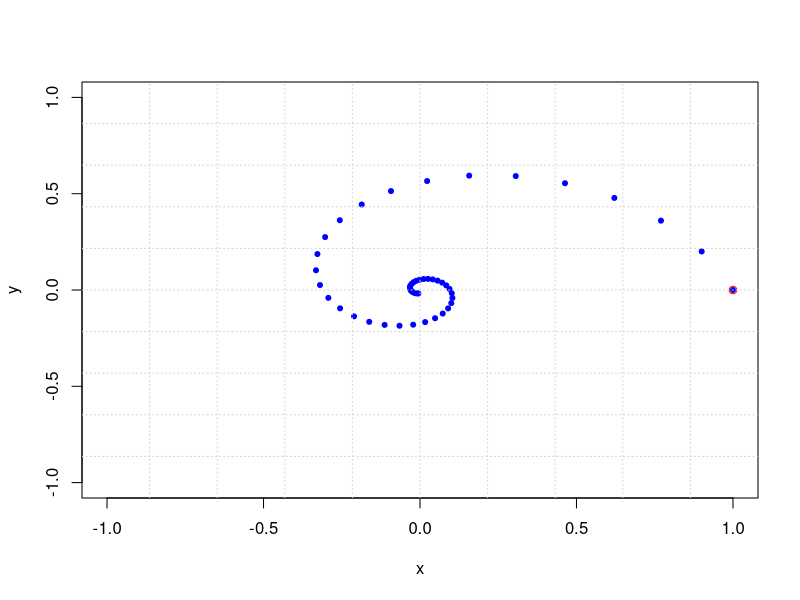
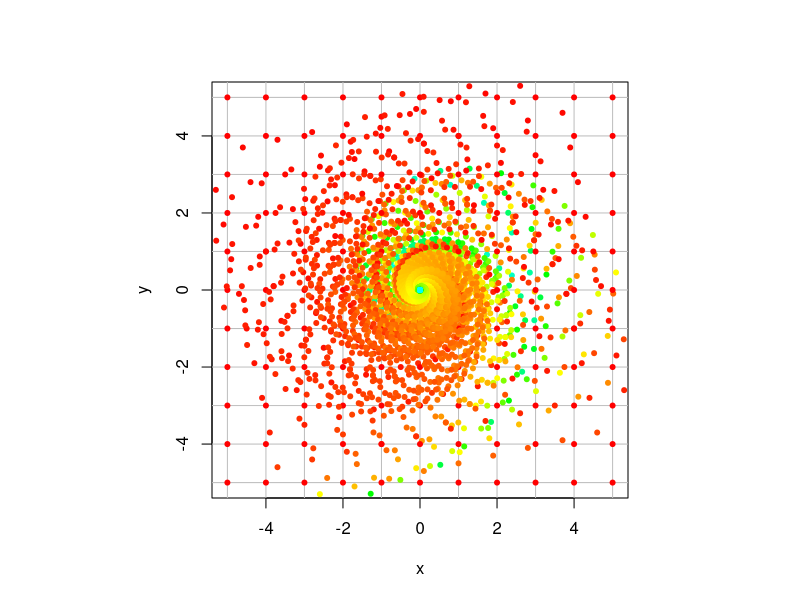
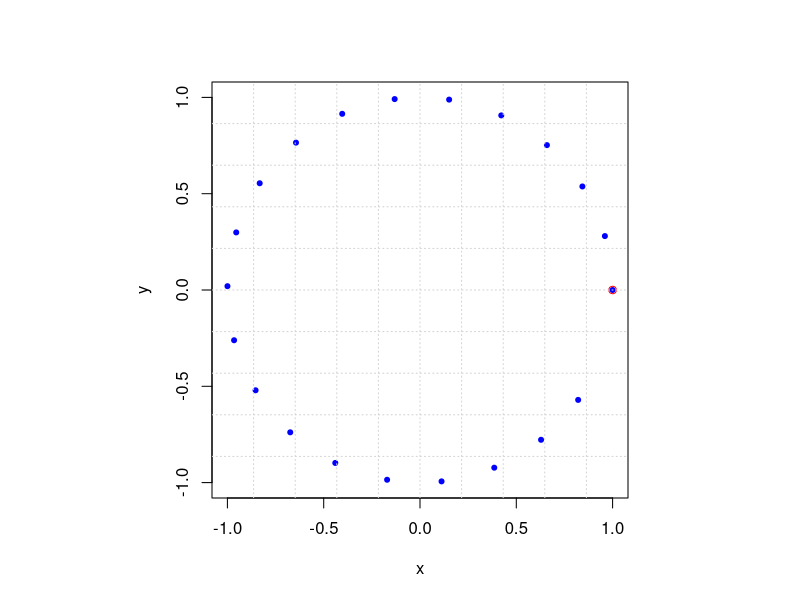
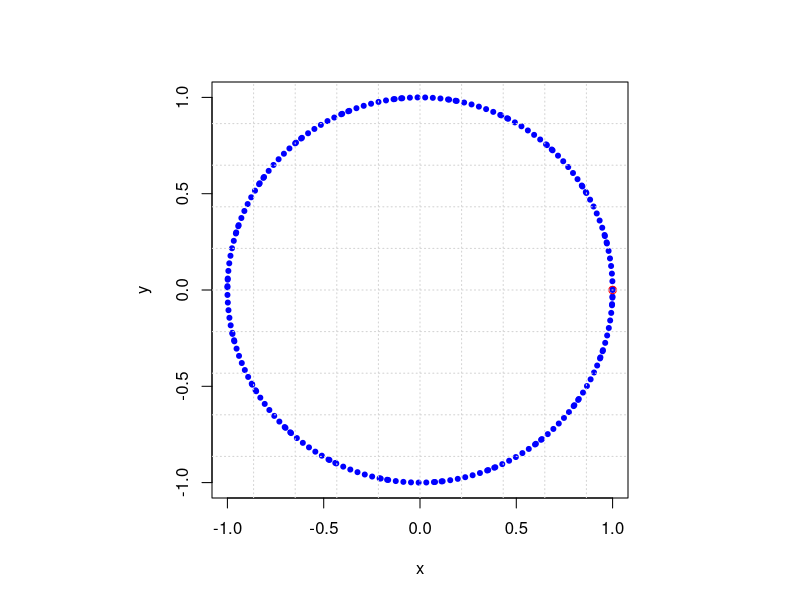
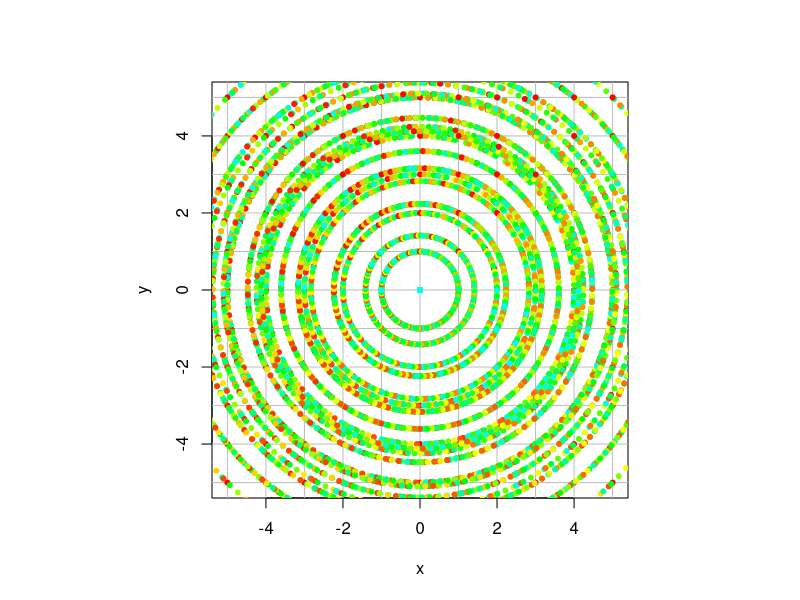
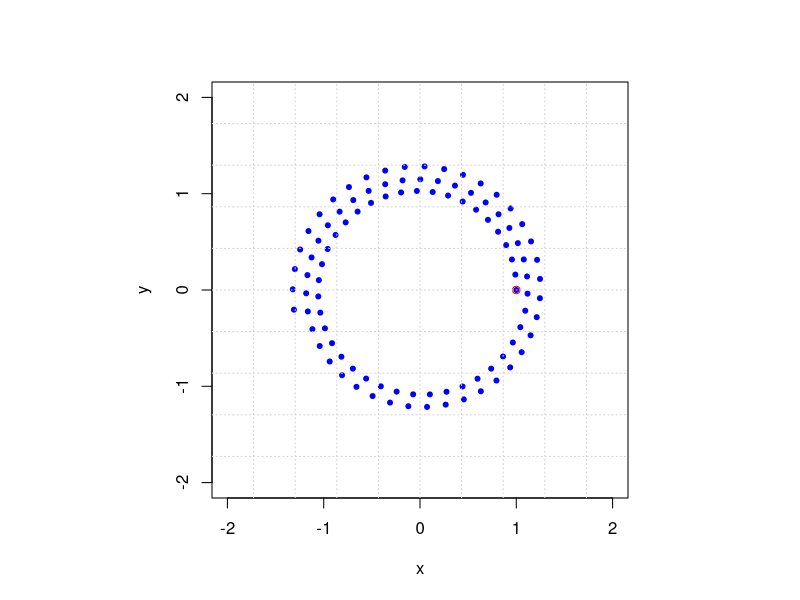
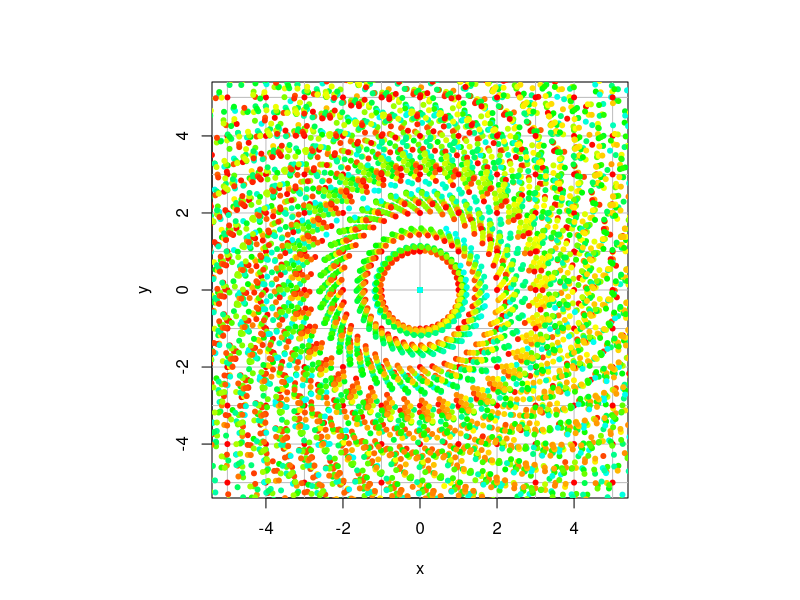
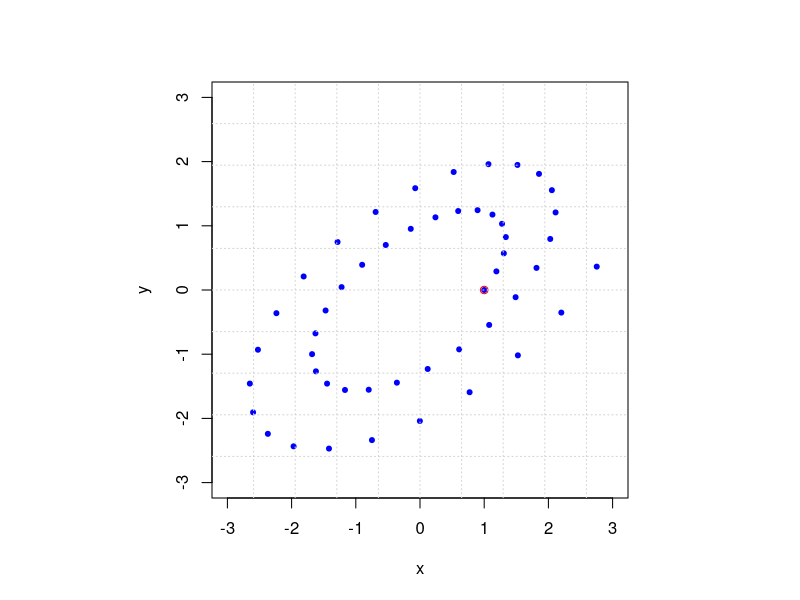

The R script that drew these images, in order:
## ---- chunk 1
(A = cbind(c(.9,.2),c(-.2,.9)))
## ---- chunk 2
eigen(A)
## ---- chunk 3
vals = eigen(A)$values
v1 = vals[1]
Arg(v1)  # gives the argument, or angle, of a complex number (in radians)
Arg(v1) / (2*pi) * 360 # convert to degrees
## ---- chunk 4
atan(.2/.9)  
## ---- chunk 5
Mod(v1) # gives the length of a complex number
## ---- chunk 6
sqrt(.9^2 + .2^2)  
## ---- chunk 7

N = 50
start = c(1,0)
X = matrix(0,nrow=2,ncol=N)
X[,1] = start
for (i in 2:N) {X[,i] = A %*% X[,i-1]}

plot(X[1,],X[2,],col='blue',xlim=c(-1,1),ylim=c(-1,1),xlab='x',ylab='y',pch=20,cex=1)
points(start[1],start[2],col="red")
grid(nx=10,ny=10)
## ---- chunk 8
get_traj <- function(mat, x0, num) {
  traj = cbind(x0) 
  num
  for (i in 1:num) {
    traj = cbind(traj, mat %*% traj[,dim(traj)[2]])
    traj
  }
  return(traj)
}

plot_traj <- function(mat, x0, num) {
  traj = get_traj(mat,x0,num)
  points(traj[1,],traj[2,], pch=20, col=rainbow(length(traj)))
}

trajectory_plot <- function(mat, t=20, datamax=5, plotmax=10, numpoints=10, showEigenspaces=TRUE) {
  # initialize plot
  par(pty = "s")
  plot(c(0),c(0),type="n",
       xlim=c(-plotmax,plotmax),ylim=c(-plotmax,plotmax),
       xlab='x', ylab='y')
  abline(h=-plotmax:plotmax, v=-plotmax:plotmax, col="gray")
  mygrid <- expand.grid(x=seq(from = -datamax, by = 2*datamax/numpoints, l = numpoints+1),
                      y=seq(from =  -datamax, by = 2*datamax/numpoints, l = numpoints+1))
  for (t in 1:dim(mygrid)[1]) {
    plot_traj(A,c(mygrid[t,1],mygrid[t,2]),t)
  }
  if (showEigenspaces) {
    eigen = eigen(A)
    #mylabel = cat('lambda=', eigen$values[1], 'and lambda=', eigen$values[2])
    #title(xlab=mylabel)
    v1 = zapsmall(eigen$vectors[,1])
    v2 = zapsmall(eigen$vectors[,2])
    if (! class(v1[1]) == "complex") {
      if (v1[1] == 0) {
        abline(v=0)
      } else {
        abline(a=0,b=v1[2]/v1[1], col="blue")
      } 
      
      if (v2[1] == 0) {
        abline(v=0)
      } else {
        abline(a=0,b=v2[2]/v2[1], col="blue")
      }   
    }
    
  }
}
## ---- chunk 9
trajectory_plot(A, t=30, datamax=5, plotmax=5, numpoints=10)
## ---- chunk 10
(A = cbind(c(.96,.28),c(-.28,.96)))
eigen(A)
## ---- chunk 11
vals = eigen(A)$values
v1 = vals[1]
Arg(v1)  # gives the argument, or angle, of a complex number (in radians)
Arg(v1) / (2*pi) * 360 # convert to degrees
Mod(v1)  # gives the length of a complex number
## ---- chunk 12
# plot
N = 21
start = c(1,0)
X = matrix(0,nrow=2,ncol=N)
X[,1] = start
for (i in 2:N) {X[,i] = A %*% X[,i-1]}

plot(X[1,],X[2,],col='blue',xlim=c(-1,1),ylim=c(-1,1),xlab='x',ylab='y',pch=20,cex=1)
points(start[1],start[2],col="red")
grid(nx=10,ny=10)
## ---- chunk 13
# plot
N = 200
start = c(1,0)
X = matrix(0,nrow=2,ncol=N)
X[,1] = start
for (i in 2:N) {X[,i] = A %*% X[,i-1]}

plot(X[1,],X[2,],col='blue',xlim=c(-1,1),ylim=c(-1,1),xlab='x',ylab='y',pch=20,cex=1)
points(start[1],start[2],col="red")
grid(nx=10,ny=10)
## ---- chunk 14
trajectory_plot(A, t=30, datamax=5, plotmax=5, numpoints=10)
## ---- chunk 15
(A = cbind(c(.99,.16),c(-.16,.99)))
eigen(A)
vals = eigen(A)$values
v1 = vals[1]
Arg(v1) / (2*pi) * 360 # convert to degrees
Mod(v1)  # gives the length of a complex number
## ---- chunk 16
# plot
N = 100
start = c(1,0)
X = matrix(0,nrow=2,ncol=N)
X[,1] = start
for (i in 2:N) {X[,i] = A %*% X[,i-1]}

plot(X[1,],X[2,],col='blue',xlim=c(-2,2),ylim=c(-2,2),xlab='x',ylab='y',pch=20,cex=1)
points(start[1],start[2],col="red")
grid(nx=10,ny=10)
## ---- chunk 17
trajectory_plot(A, t=100, datamax=5, plotmax=5, numpoints=10)
## ---- chunk 18
(A = cbind(c(1.19,0.29),c(-.38,.78)))
eigen(A)
## ---- chunk 19
vals = eigen(A)$values
v1 = vals[1]
Arg(v1) / (2*pi) * 360 # convert to degrees
Mod(v1)  # gives the length of a complex number
## ---- chunk 20

N = 50
start = c(1,0)
X = matrix(0,nrow=2,ncol=N)
X[,1] = start
for (i in 2:N) {X[,i] = A %*% X[,i-1]}

plot(X[1,],X[2,],col='blue',xlim=c(-3,3),ylim=c(-3,3),xlab='x',ylab='y',pch=20,cex=1)
points(start[1],start[2],col="red")
grid(nx=10,ny=10)
